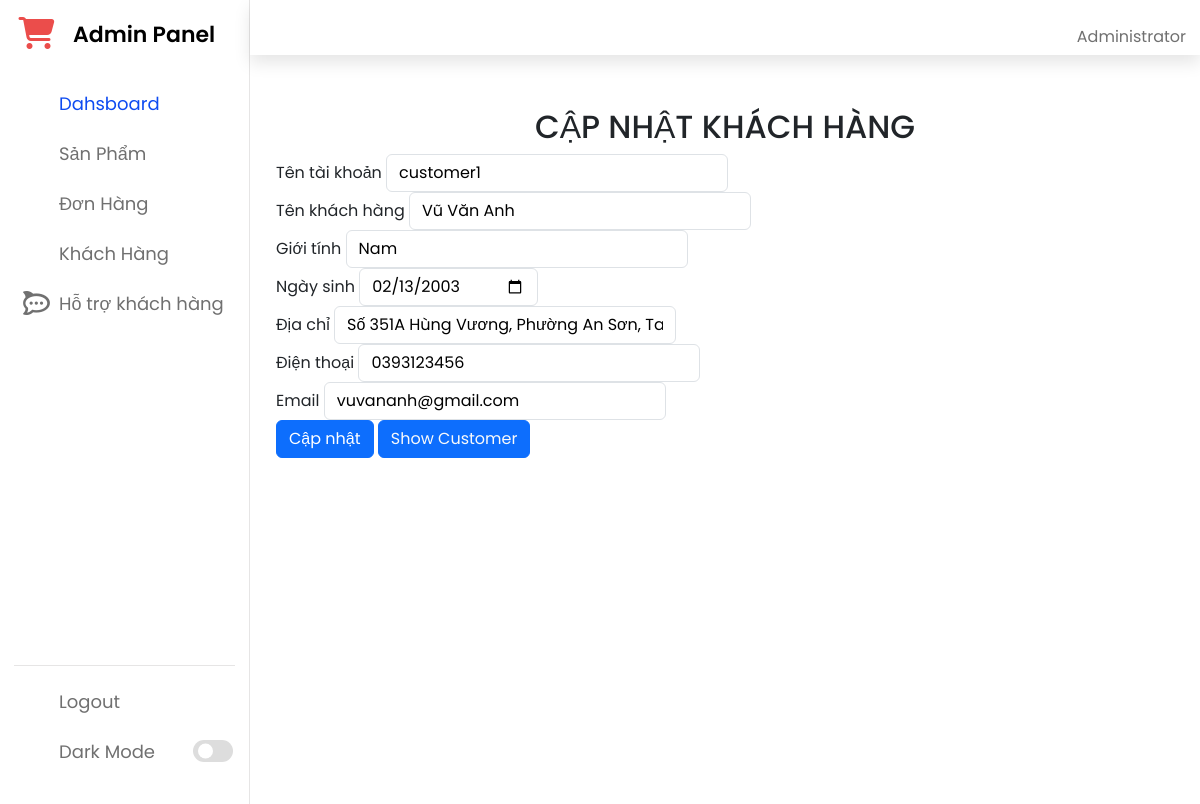
Page /admin/update_customer.php?mkh=4 (signed in) on the earlier database version.
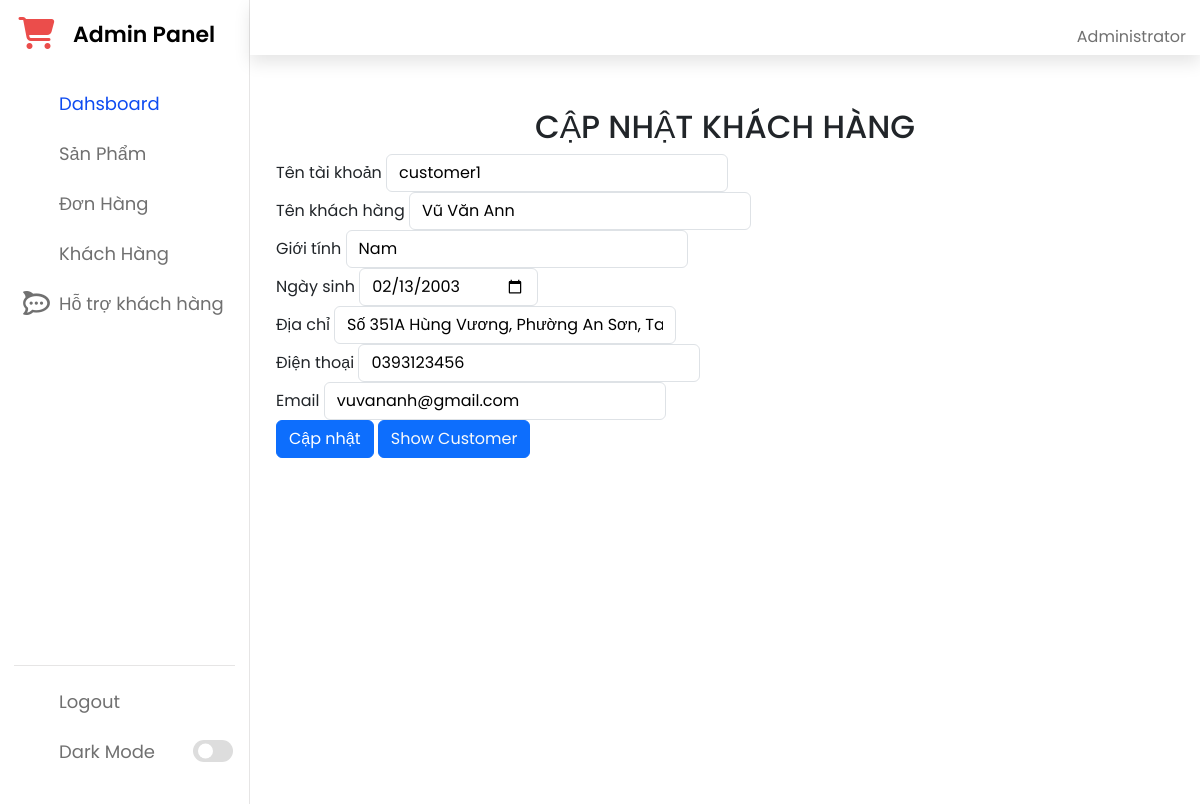
Same page on the later database version.
### tables this page shows
CREATE TABLE `tbl_account_details` (
  `account_id` int NOT NULL,
  `customer_name` varchar(50) NOT NULL,
  `gender` varchar(10) DEFAULT NULL,
  `date_of_birth` date DEFAULT NULL,
  `address` varchar(50) DEFAULT NULL,
  `phone` char(11) DEFAULT NULL,
  `email` varchar(50) NOT NULL
);

CREATE TABLE `tbl_account` (
  `account_id` int NOT NULL,
  `username` varchar(50) NOT NULL,
  `password` varchar(50) NOT NULL,
  `token` varchar(255) NOT NULL,
  `account_type` varchar(50) NOT NULL,
  `is_verified` bit(1) NOT NULL,
  `user_login_status` enum('Logout','Login') NOT NULL,
  `user_token` varchar(100) DEFAULT NULL,
  `user_connection_id` varchar(20) DEFAULT NULL
);

### admin/update_customer.php (the view, shortened to what this page needs)
<?php require_once('header.php'); ?>
<?php
if (isset($_GET['mkh'])) {
    $mkh = $_GET['mkh'];
    $sql = "SELECT * FROM tbl_account A JOIN tbl_account_details AD ON A.account_id = AD.account_id WHERE account_type='user'AND A.account_id = ?";
    $sta = $pdo->prepare($sql);
    $sta->execute([$mkh]);
    if ($sta->rowCount() > 0) {
        $khach_hang = $sta->fetch(PDO::FETCH_ASSOC);
    }
}
?>
<div class="container">
    <br>
    <h2 align="center">CẬP NHẬT KHÁCH HÀNG</h2>
    <form method="post" action="update_customer.php?mkh=<?php echo $mkh?>" enctype="multipart/form-data">
        <div class="form-group">
            <label for="">Tên tài khoản</label>
            <input type="text" name="txtuser" value="<?php echo $khach_hang['username']; ?>" id="" class="form-control" placeholder="Nhập tên tài khoản" required="required">
        </div>
        <div class="form-group">
            <label for="">Tên khách hàng</label>
            <input type="text" name="txtName" id="idName" value="<?php echo $khach_hang['customer_name']; ?>" class="form-control" placeholder="Nhập tên khách hàng" required="required">
        </div>
        <div class="form-group">
            <label for="">Giới tính</label>
            <input type="text" name="txtGender" id="" value="<?php echo $khach_hang['gender'] ?>" class="form-control" placeholder="Giới tính" aria-describedby="helpId">
        </div>
        <div class="form-group">
            <label for="txtDateOfBirth">Ngày sinh</label>
            <input type="date" id="txtDateOfBirth" name="txtDateOfBirth" value="<?php echo $khach_hang['date_of_birth'] ?>" class="form-control" required="required" placeholder="Ngày sinh">
        </div>
        <div class="form-group">
            <label for="">Địa chỉ</label>
            <input type="text" name="txtAddress" id="" class="form-control" value="<?php echo $khach_hang['address'] ?>" placeholder="Nhập địa chỉ khách hàng" required="required">
        </div>
        <div class="form-group">
            <label for="">Điện thoại</label>
            <input type="number" name="txtPhoneNum" id="" class="form-control" value="<?php echo $khach_hang['phone'] ?>" placeholder="Nhập điện thoại khách hàng" aria-describedby="helpId">
        </div>
        <div class="form-group">
            <label for="">Email</label>
            <input type="email" name="txtEmail" id="" class="form-control" value="<?php echo $khach_hang['email'] ?>" placeholder="Nhập Email khách hàng" required="required">
        </div>
        <div class="form-group">
            <button type="submit" class="btn btn-primary" name="btnSubmit">Cập nhật</button>
            <button class="btn btn-primary" name="btnSubmit"> <a class="text-light text-decoration-none" href="customer.php">Show Customer</a></button>
        </div>
    </form>
</div>
<?php require_once('footer.php'); ?>

Differences in the rows shown:
changed tbl_account_details "Nam": txtName "Vũ Văn Anh" → "Vũ Văn Ann"
